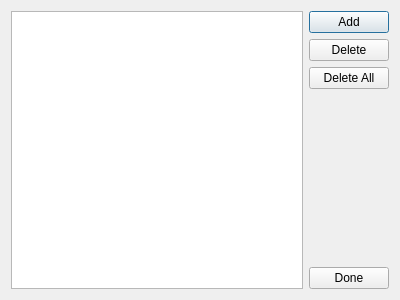
<?xml version="1.0" encoding="UTF-8"?>
<ui version="4.0">
 <class>StringListDialog</class>
 <widget class="QDialog" name="StringListDialog">
  <property name="geometry">
   <rect>
    <x>0</x>
    <y>0</y>
    <width>400</width>
    <height>300</height>
   </rect>
  </property>
  <property name="windowTitle">
   <string>Dialog</string>
  </property>
  <layout class="QHBoxLayout" name="horizontalLayout">
   <item>
    <widget class="QListWidget" name="listWidget"/>
   </item>
   <item>
    <layout class="QVBoxLayout" name="verticalLayout">
     <item>
      <widget class="QPushButton" name="addButton">
       <property name="text">
        <string>Add</string>
       </property>
      </widget>
     </item>
     <item>
      <widget class="QPushButton" name="deleteButton">
       <property name="text">
        <string>Delete</string>
       </property>
      </widget>
     </item>
     <item>
      <widget class="QPushButton" name="deleteAllButton">
       <property name="text">
        <string>Delete All</string>
       </property>
      </widget>
     </item>
     <item>
      <spacer name="verticalSpacer">
       <property name="orientation">
        <enum>Qt::Vertical</enum>
       </property>
       <property name="sizeHint" stdset="0">
        <size>
         <width>20</width>
         <height>98</height>
        </size>
       </property>
      </spacer>
     </item>
     <item>
      <widget class="QPushButton" name="doneButton">
       <property name="text">
        <string>Done</string>
       </property>
      </widget>
     </item>
    </layout>
   </item>
  </layout>
 </widget>
 <resources/>
 <connections/>
</ui>
